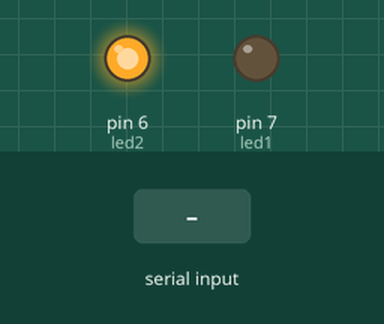
The sketch below on a simulated Arduino Uno, built with avr-gcc and run on an emulated ATmega328P. Shown: output pins drawn as LEDs (lit = HIGH). The test bench sets the inputs (shaded band). What the sketch prints to the serial monitor is not drawn.

Above: at 1.2 s.
1.3 s: "1" received over the second serial link
Timing chart, 0 to 4.3 s (numbered marks = the images above; inputs shaded):
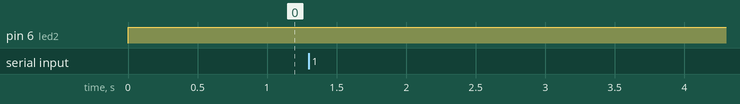

The sketch:

test.ino
```cpp
#include <SoftwareSerial.h>
#define bluetoothTx 2
#define bluetoothRx 3

int led1 = 7;
int led2 = 6;

int RX=2;
int TX=3;
SoftwareSerial bluetooth(RX, TX);

void setup(){
  Serial.begin(9600);
  bluetooth.begin(9600);
  pinMode(led1, OUTPUT);
  pinMode(led2, OUTPUT);
}

void loop(){
// digitalWrite(led2,HIGH);
int ledStatus1 = digitalRead(led1);
  if (ledStatus1 == LOW) {
    digitalWrite(led2, HIGH);
  }
  if (ledStatus1 == HIGH) {
    digitalWrite(led2, LOW);
  }
  if (bluetooth.available()) {
    Serial.write(bluetooth.read());
  }
  if (Serial.available()) {
    bluetooth.write(Serial.read());
  }
 char num = (char)bluetooth.read();
 int num2 = Serial.read();

      if(num2 == '1') {
       digitalWrite(led2,LOW);
       delay(1000);
       digitalWrite(led1,HIGH);
       delay(5000);
       digitalWrite(led1,LOW);
      }
      if(num2 == '2') {
        digitalWrite(led2,HIGH);
        digitalWrite(led1,LOW);
      }
}
```

Measured:
- after the input at 1.3 s, every drawn part: stays the same
